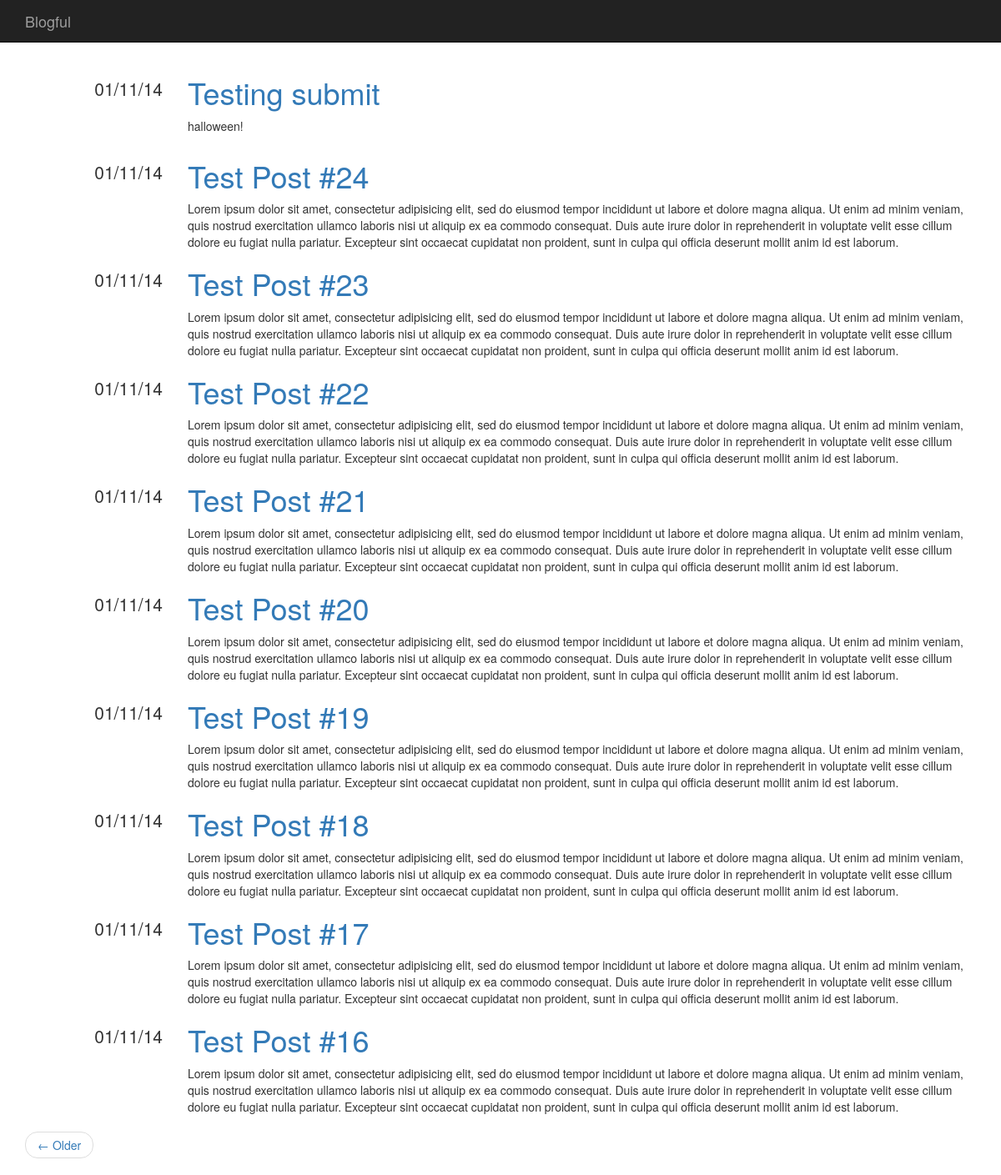
Before: / with the older database file.
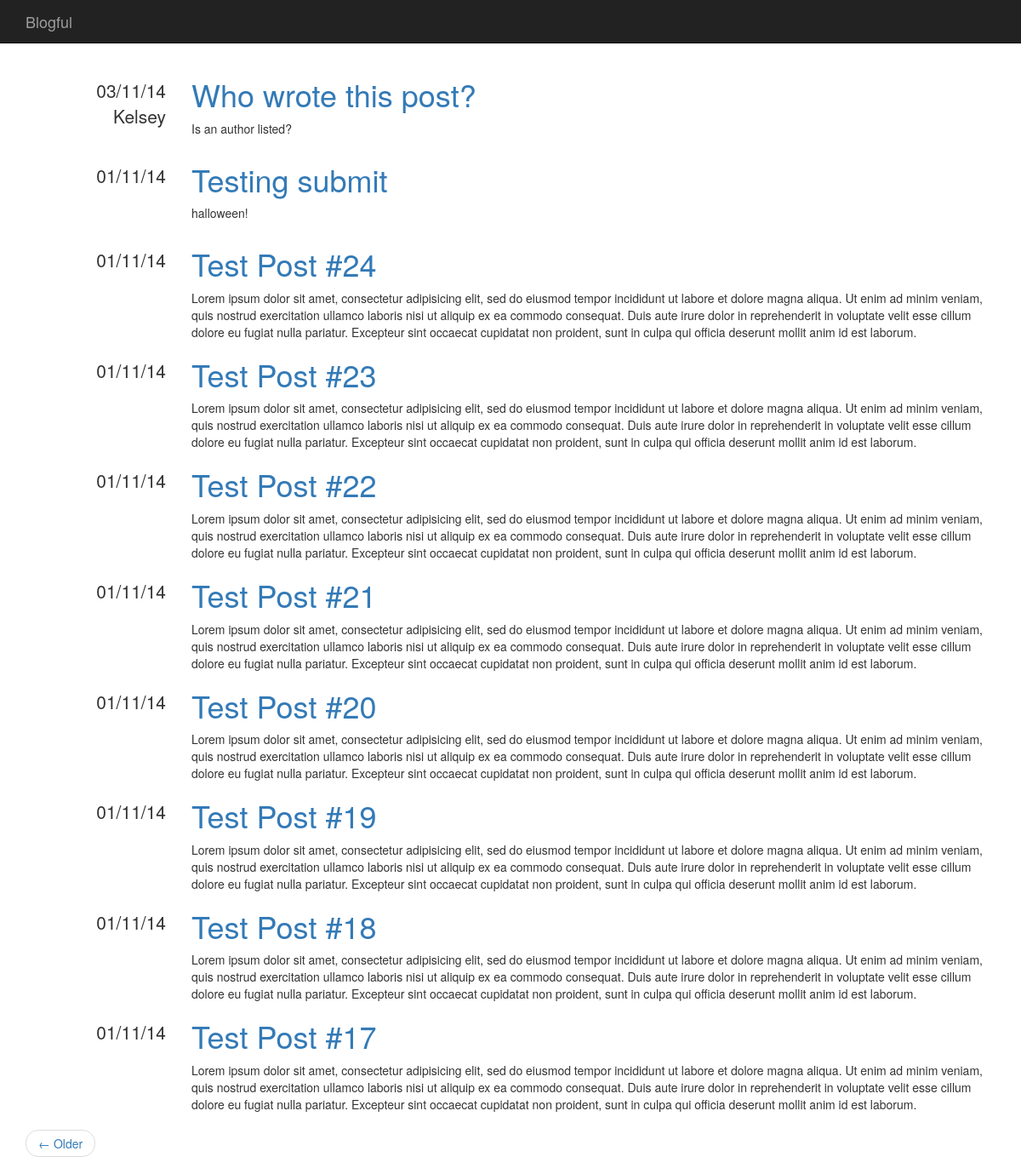
After: the same page with the newer database file.
### blog/models.py (models this page shows)
class Post(Base):
    __tablename__ = "posts"
    id = Column(Integer, Sequence("post_id_sequence"), primary_key=True)
    title = Column(String(1024))
    content = Column(Text)
    datetime = Column(DateTime, default=datetime.datetime.now)
    author_id = Column(Integer, ForeignKey('users.id'))

class User(Base, UserMixin):
    __tablename__ = "users"
    id = Column(Integer, Sequence("user_id_sequence"), primary_key=True)
    name = Column(String(128))
    email = Column(String(128), unique=True)
    password = Column(String(128))
    posts = relationship("Post", backref="author")

### blog/views.py (the view)
@app.route("/")
@app.route("/page/<int:page>")
def pages(page=1, paginate_by=10):
    page_index = page - 1
    count = session.query(Post).count()
    start = page_index * paginate_by
    end = start + paginate_by
    total_pages = (count - 1) / paginate_by + 1
    has_next = page_index < total_pages - 1
    has_prev = page_index > 0
    posts = session.query(Post)
    posts = posts.order_by(Post.datetime.desc())
    posts = posts[start:end]
    return render_template("pages.html",
        posts=posts,
        has_next=has_next,
        has_prev=has_prev,
        page=page,
        total_pages=total_pages
    )

### blog/filters.py (called while the page is built)
@app.template_filter()
def dateformat(date, format):
    if not date:
        return None
    return date.strftime(format)

### blog/templates/pages.html (shortened to what this page needs)
{% import "macros.html" as macros %}
{% extends "base.html" %}
{% block content %}
{% for post in posts %}
{{ macros.render_post(post) }}
{% endfor %}
<ul class="pager">
    {% if has_next %}
    <li class="previous" >
    <a href="{{ url_for('posts', page=page + 1) }}">&larr; Older</a>
    </li>
    {% endif %}
</ul>
{% endblock %}

### blog/templates/macros.html
{% macro render_post(post) %}
<div class="row">
    <div class="col-md-2 text-right metadata">
        <ul class="list-unstyled">
            <li>
                {{ post.datetime | dateformat("%d/%m/%y") }}
            </li>
            <li>
                {{ post.author.name }}
            </li>
        </ul>
    </div>
    <div class="col-md-10">
        <h1>
            <a href="/post/{{post.id -1}}">{{ post.title }}</a>
        </h1>
        {{ post.content | safe }}
    </div>
</div>
{% endmacro %}

### blog/templates/base.html (shortened to what this page needs)
<!DOCTYPE html>
<html lang="en">
    <head>
        <link rel="stylesheet" href="//netdna.bootstrapcdn.com/bootstrap/3.1.1/css/bootstrap.min.css">
        <link rel="stylesheet" href="{{ url_for('static', filename='css/main.css') }}">
    </head>
    <body>
        <div class="navbar navbar-inverse navbar-static-top" role="navigation">
            <div class="container">
                <div class="navbar-header">
                    <a class="navbar-brand" href="{{ url_for('posts') }}">Blogful</a>
                </div>
                <div class="collapse navbar-collapse">
                </div>
            </div>
        </div>
        <div class="container">
            {% block content %}{% endblock %}
        </div>
    </body>
</html>

### blog/static/css/main.css (style rules this page uses)
div.metadata { margin-top: 20px; font-size: 1.5em; }

Changed rows visible on the page:
no longer on this page (row unchanged): Post: datetime "01/11/14", title "Test Post #16", content "Lorem ipsum dolor sit amet, consectetur adipisicing elit, sed do eiusmod tempor incididunt ut labore et dolore magna aliqua. Ut enim ad minim veniam, quis nostrud exercitation ullamco laboris nisi ut aliquip ex ea commodo consequat. Duis aute irure dolor in reprehenderit in voluptate velit esse cillum dolore eu fugiat nulla pariatur. Excepteur sint occaecat cupidatat non proident, sunt in culpa qui officia deserunt mollit anim id est laborum."
added Post: datetime "03/11/14", author.name "Kelsey", title "Who wrote this post?", content "Is an author listed?"
